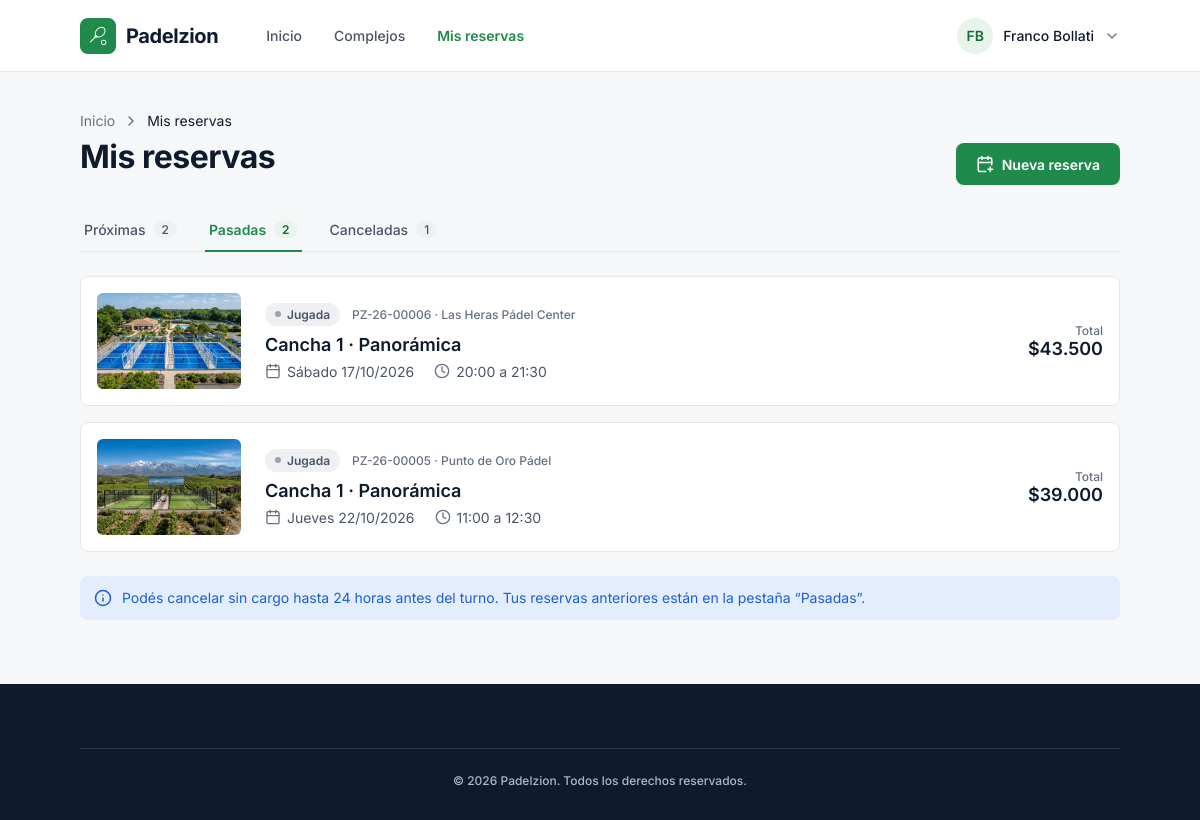
The page /mis-reservas.php?tab=pasadas (signed in) on the database its author committed.
### tables this page shows
CREATE TABLE IF NOT EXISTS reservas (
  id INT AUTO_INCREMENT PRIMARY KEY,
  usuario_id INT NOT NULL,
  cancha_id INT NOT NULL,
  fecha DATE NOT NULL,
  hora VARCHAR(5) NOT NULL,
  total INT NOT NULL,
  estado VARCHAR(20) NOT NULL DEFAULT 'confirmada',
  creada DATETIME NOT NULL DEFAULT CURRENT_TIMESTAMP,
  FOREIGN KEY (usuario_id) REFERENCES usuarios(id),
  FOREIGN KEY (cancha_id) REFERENCES canchas(id)
);

CREATE TABLE IF NOT EXISTS imagenes (
  id INT AUTO_INCREMENT PRIMARY KEY,
  complejo_id INT NOT NULL,
  archivo VARCHAR(100) NOT NULL,
  portada TINYINT(1) NOT NULL DEFAULT 0,
  FOREIGN KEY (complejo_id) REFERENCES complejos(id)
);

CREATE TABLE IF NOT EXISTS complejos (
  id INT AUTO_INCREMENT PRIMARY KEY,
  nombre VARCHAR(100) NOT NULL,
  zona VARCHAR(50) NOT NULL,
  direccion VARCHAR(150) NOT NULL,
  descripcion TEXT NOT NULL,
  cantidad_canchas INT NOT NULL,
  puntaje DECIMAL(2,1) NOT NULL,
  opiniones INT NOT NULL,
  precio_desde INT NOT NULL
);

CREATE TABLE IF NOT EXISTS canchas (
  id INT AUTO_INCREMENT PRIMARY KEY,
  complejo_id INT NOT NULL,
  nombre VARCHAR(50) NOT NULL,
  tipo VARCHAR(20) NOT NULL,
  cobertura VARCHAR(20) NOT NULL,
  precio_dia INT NOT NULL,
  precio_noche INT NOT NULL,
  imagen VARCHAR(100) NOT NULL,
  FOREIGN KEY (complejo_id) REFERENCES complejos(id)
);

### includes/fechas.php (called while the page is built, shortened)
<?php
$dias = ["Domingo", "Lunes", "Martes", "Miércoles", "Jueves", "Viernes", "Sábado"];
?>

### includes/card-reserva.php (the view, shortened to what this page needs)
<?php
$fechaReserva = strtotime($reserva["fecha"]);
$horaFin = date("H:i", strtotime($reserva["hora"]) + 90 * 60);
$codigo = "PZ-" . date("y", strtotime($reserva["creada"])) . "-" . str_pad($reserva["id"], 5, "0", STR_PAD_LEFT);
?>
<div class="card-reserva">
  <img class="card-reserva-foto" src="img/<?php echo $reserva["foto"]; ?>" alt="<?php echo $reserva["complejo"]; ?>">
  <div class="card-reserva-info">
    <div class="card-reserva-top">
      <?php if ($tab == "proximas") { ?>
        <span class="estado estado-confirmada"><span class="punto"></span> Confirmada</span>
      <?php } else if ($tab == "pasadas") { ?>
        <span class="estado estado-jugada"><span class="punto"></span> Jugada</span>
      <?php } else { ?>
        <span class="estado estado-cancelada"><span class="punto"></span> Cancelada</span>
      <?php } ?>
      <span><?php echo $codigo; ?> · <?php echo $reserva["complejo"]; ?></span>
    </div>
    <h3><?php echo $reserva["cancha"]; ?> · <?php echo $reserva["tipo"]; ?></h3>
    <div class="card-reserva-meta">
      <span><img src="img/iconos/calendario.svg" alt=""> <?php echo $dias[date("w", $fechaReserva)]; ?> <?php echo date("d/m/Y", $fechaReserva); ?></span>
      <span><img src="img/iconos/reloj.svg" alt=""> <?php echo $reserva["hora"]; ?> a <?php echo $horaFin; ?></span>
    </div>
  </div>
  <div class="card-reserva-derecha">
    <div>
      <p class="card-reserva-label">Total</p>
      <p class="card-reserva-total">$<?php echo number_format($reserva["total"], 0, ",", "."); ?></p>
    </div>
  </div>
</div>

### mis-reservas.php (shortened to what this page needs)
<?php
include "config/conexion.php";
include "includes/fechas.php";
$sql = "SELECT reservas.*, canchas.nombre AS cancha, canchas.tipo, complejos.nombre AS complejo, imagenes.archivo AS foto FROM reservas
        JOIN canchas ON canchas.id = reservas.cancha_id
        JOIN complejos ON complejos.id = canchas.complejo_id
        JOIN imagenes ON imagenes.complejo_id = complejos.id AND imagenes.portada = 1
        WHERE reservas.usuario_id = ?
        ORDER BY reservas.fecha, reservas.hora";
$stmt = $conn->prepare($sql);
$stmt->bind_param("i", $_SESSION["usuario_id"]);
$stmt->execute();
$resultado = $stmt->get_result();
$proximas = [];
$pasadas = [];
$canceladas = [];
while ($reserva = $resultado->fetch_assoc()) {
  if ($reserva["estado"] == "cancelada") {
    $canceladas[] = $reserva;
  } else if ($reserva["fecha"] . " " . $reserva["hora"] < date("Y-m-d H:i")) {
    $pasadas[] = $reserva;
  } else {
    $proximas[] = $reserva;
  }
}
$tab = "proximas";
if (isset($_GET["tab"])) {
  $tab = $_GET["tab"];
}
if ($tab == "pasadas") {
  $lista = $pasadas;
  $vacio = "No tenés reservas pasadas";
} else if ($tab == "canceladas") {
  $lista = $canceladas;
  $vacio = "No tenés reservas canceladas";
} else {
  $tab = "proximas";
  $lista = $proximas;
  $vacio = "Todavía no tenés reservas";
}
?>
<!DOCTYPE html>
<html lang="es">
<head>
  <link rel="stylesheet" href="css/estilos.css">
</head>
<body class="fondo-gris">
  <?php include "includes/navbar.php"; ?>
  <main class="contenido mis-reservas">
    <div class="mis-reservas-encabezado">
      <div class="encabezado-pagina">
        <div class="breadcrumb">
          <a href="index.php">Inicio</a>
          <img src="img/iconos/flecha-derecha.svg" alt="">
          <span>Mis reservas</span>
        </div>
        <h1>Mis reservas</h1>
      </div>
      <a class="boton boton-nueva" href="complejos.php"><img src="img/iconos/reservar.svg" alt=""> Nueva reserva</a>
    </div>
    <div class="tabs">
      <a href="mis-reservas.php?tab=proximas" class="<?php if ($tab == "proximas") echo "activo"; ?>">Próximas <span><?php echo count($proximas); ?></span></a>
      <a href="mis-reservas.php?tab=pasadas" class="<?php if ($tab == "pasadas") echo "activo"; ?>">Pasadas <span><?php echo count($pasadas); ?></span></a>
      <a href="mis-reservas.php?tab=canceladas" class="<?php if ($tab == "canceladas") echo "activo"; ?>">Canceladas <span><?php echo count($canceladas); ?></span></a>
    </div>
    <?php if (count($lista) == 0) { ?>
      <div class="sin-reservas">
        <span class="sin-reservas-icono"><img src="img/iconos/sin-reservas.svg" alt=""></span>
        <div>
          <h2><?php echo $vacio; ?></h2>
          <p>Cuando reserves una cancha, vas a ver acá tus próximos turnos y el historial.</p>
        </div>
        <a class="boton boton-nueva" href="complejos.php"><img src="img/iconos/reservar.svg" alt=""> Reservar cancha</a>
      </div>
    <?php } else { ?>
      <div class="lista-reservas">
        <?php foreach ($lista as $reserva) { ?>
          <?php include "includes/card-reserva.php"; ?>
        <?php } ?>
      </div>
    <?php } ?>
    <div class="aviso aviso-info">
      <img src="img/iconos/info-azul.svg" alt="">
      <p>Podés cancelar sin cargo hasta 24 horas antes del turno. Tus reservas anteriores están en la pestaña “Pasadas”.</p>
    </div>
  </main>
  <?php include "includes/footer.php"; ?>
</body>
</html>

### css/estilos.css (style rules this page uses)
* { box-sizing: border-box; }
body { margin: 0; font-family: "Inter", Arial, sans-serif; color: #0F1B2D; background-color: #FFFFFF; }
h1, h2, h3, p { margin: 0; }
a { text-decoration: none; }
.boton { display: flex; justify-content: center; align-items: center; gap: 8px; width: 100%; padding: 14px 20px; border: none; border-radius: 8px; background-color: #1F8A4C; color: #FFFFFF; font-family: "Inter", Arial, sans-serif; font-size: 16px; font-weight: 600; cursor: pointer; }
.aviso { display: flex; align-items: center; gap: 10px; padding: 12px 14px; border-radius: 8px; font-size: 14px; line-height: 1.45; }
.aviso img { width: 18px; height: 18px; }
.aviso-info { background-color: #E3EDFD; color: #1D5FD1; }
.fondo-gris { background-color: #F6F7F9; }
.contenido { padding: 40px 80px 96px 80px; }
.encabezado-pagina { margin-bottom: 32px; }
.breadcrumb { display: flex; align-items: center; gap: 8px; margin-bottom: 8px; font-size: 14px; }
.breadcrumb a { color: #667080; }
.breadcrumb img { width: 16px; height: 16px; }
.encabezado-pagina h1 { margin-bottom: 8px; font-size: 32px; font-weight: 700; line-height: 1.25; letter-spacing: -0.5px; }
.boton img { width: 18px; height: 18px; }
.punto { width: 8px; height: 8px; border-radius: 50%; }
.mis-reservas { display: flex; flex-direction: column; gap: 24px; padding-bottom: 64px; }
.mis-reservas .encabezado-pagina { margin-bottom: 0; }
.mis-reservas-encabezado { display: flex; justify-content: space-between; align-items: flex-end; }
.boton-nueva { width: auto; padding: 12px 20px; font-size: 14px; }
.tabs { display: flex; gap: 24px; border-bottom: 1px solid #E3E7EC; }
.tabs a { display: flex; align-items: center; gap: 8px; margin-bottom: -1px; padding: 12px 4px; border-bottom: 2px solid transparent; font-size: 14px; font-weight: 500; color: #4A5565; }
.tabs a span { padding: 1px 8px; border-radius: 999px; background-color: #EEF0F3; font-size: 12px; }
.tabs a.activo { border-bottom-color: #1F8A4C; font-weight: 600; color: #1F8A4C; }
.tabs a.activo span { background-color: #E7F4EC; color: #176B3A; }
.lista-reservas { display: flex; flex-direction: column; gap: 16px; }
.card-reserva { display: flex; align-items: center; gap: 24px; padding: 16px; border: 1px solid #E3E7EC; border-radius: 8px; background-color: #FFFFFF; }
.card-reserva-foto { width: 144px; height: 96px; border-radius: 6px; object-fit: cover; }
.card-reserva-info { flex: 1; display: flex; flex-direction: column; gap: 8px; }
.card-reserva-top { display: flex; align-items: center; gap: 12px; font-size: 12px; font-weight: 500; color: #667080; }
.card-reserva-info h3 { font-size: 18px; font-weight: 600; }
.card-reserva-meta { display: flex; align-items: center; gap: 20px; font-size: 14px; color: #4A5565; }
.card-reserva-meta span { display: flex; align-items: center; gap: 6px; }
.card-reserva-meta img { width: 16px; height: 16px; }
.card-reserva-derecha { display: flex; flex-direction: column; align-items: flex-end; gap: 12px; text-align: right; }
.card-reserva-label { font-size: 12px; font-weight: 500; color: #667080; }
.card-reserva-total { font-size: 18px; font-weight: 600; }
.estado { display: flex; align-items: center; gap: 6px; padding: 4px 10px; border-radius: 999px; font-size: 12px; font-weight: 600; }
.estado .punto { width: 6px; height: 6px; }
.estado-jugada { background-color: #EEF0F3; color: #4A5565; }
.estado-jugada .punto { background-color: #9AA3AF; }

### rows shown on the page
reservas: imagenes.archivo (picture), codigo "PZ-26-00006", complejos.nombre "Las Heras Pádel Center", cancha.nombre "Cancha 1", cancha.tipo "Panorámica", fecha "Sábado", fecha "17/10/2026", hora "20:00", hora "21:30", total "43.500"
reservas: imagenes.archivo (picture), codigo "PZ-26-00005", complejos.nombre "Punto de Oro Pádel", cancha.nombre "Cancha 1", cancha.tipo "Panorámica", fecha "Jueves", fecha "22/10/2026", hora "11:00", hora "12:30", total "39.000"

### other values the page prints
$_SESSION["usuario_iniciales"] "FB"
$_SESSION["usuario_nombre"] "Franco Bollati"
count($proximas) "2"
count($pasadas) "2"
count($canceladas) "1"
